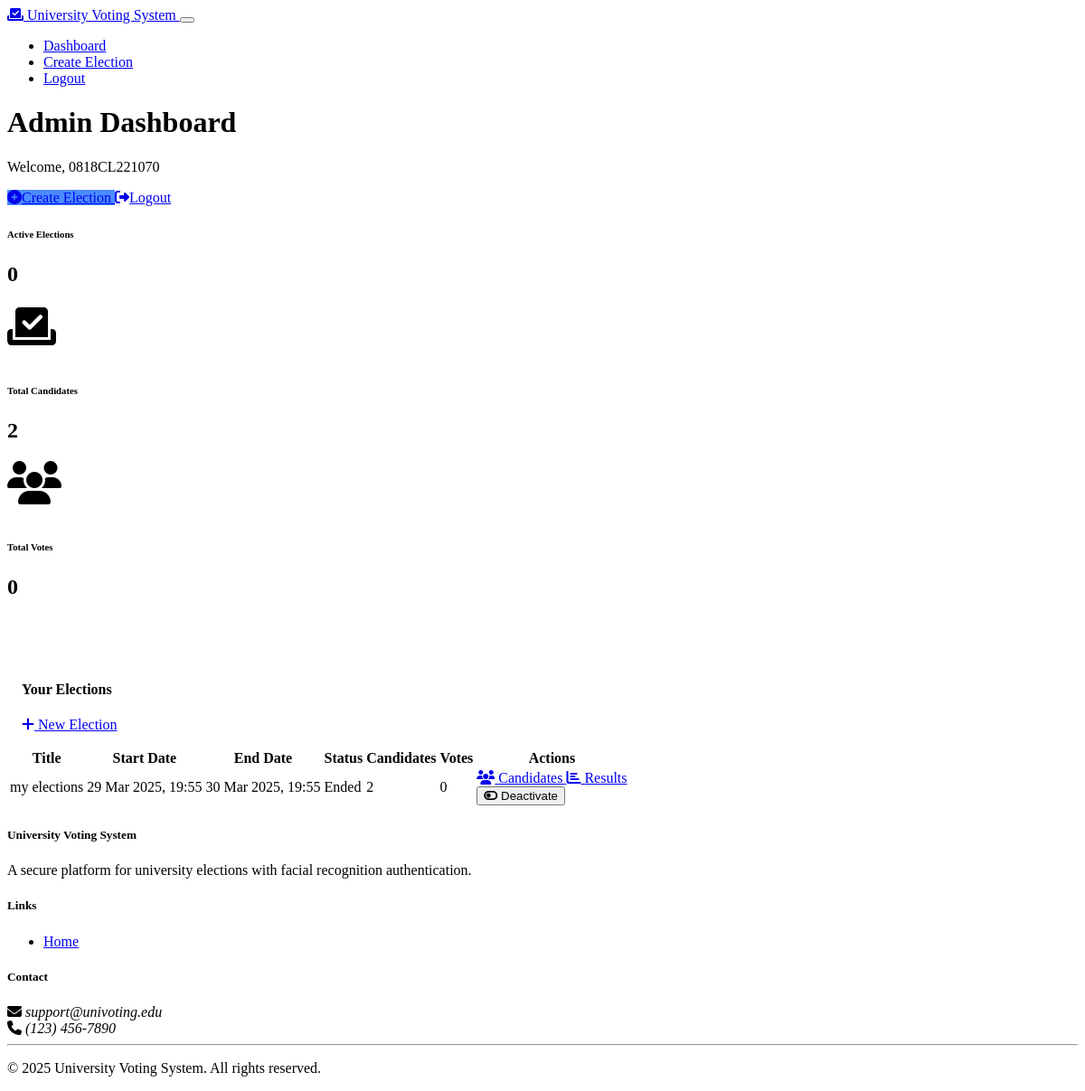
/admin/dashboard (signed in), run on an earlier commit of the app's database.
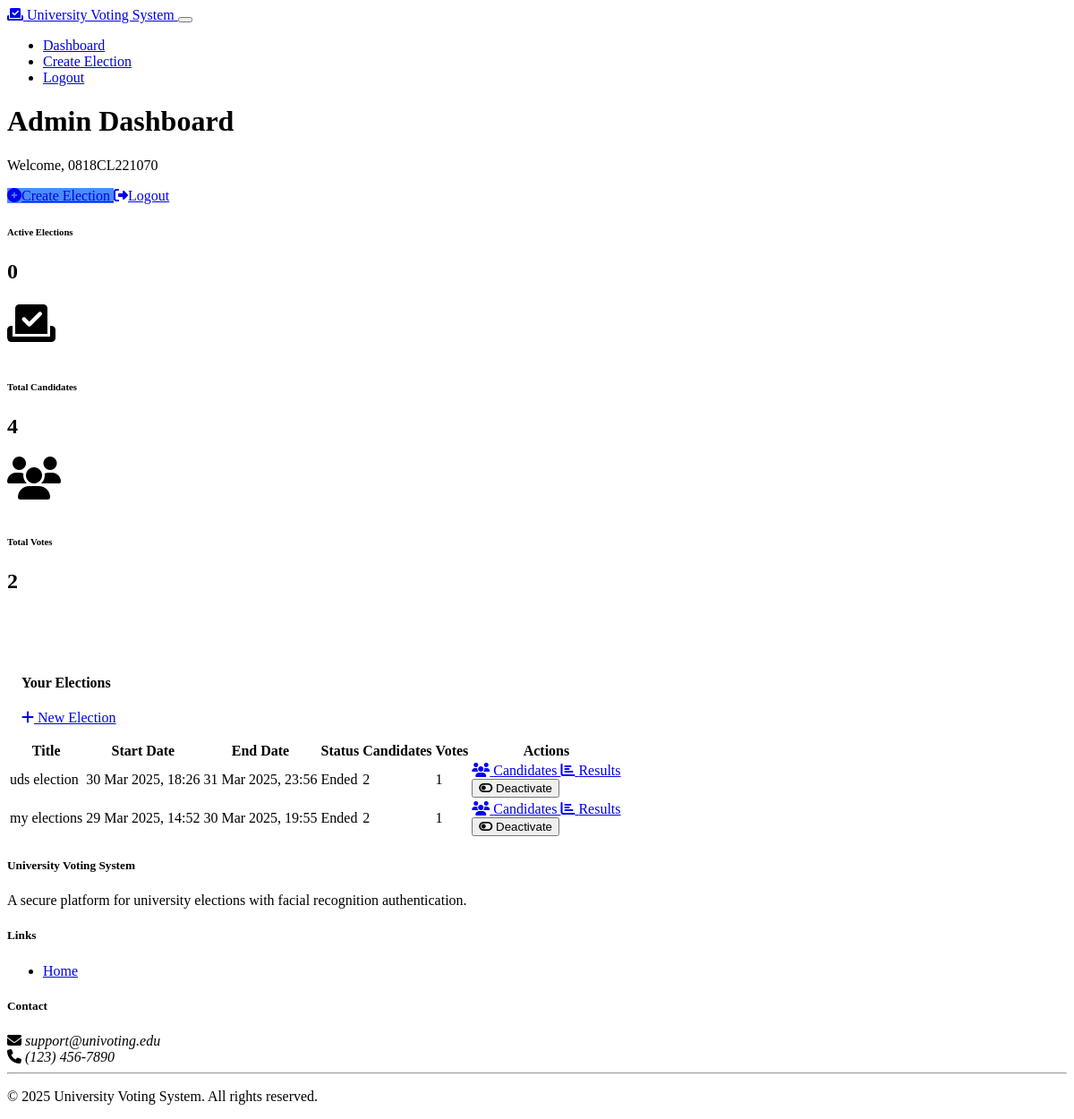
And on a later commit of the database.
### models.py (models this page shows, shortened)
class User(db.Model):
    id = db.Column(db.Integer, primary_key=True)
    enrollment_id = db.Column(db.String(50), unique=True, nullable=False)
    email = db.Column(db.String(120), unique=True, nullable=False)
    password_hash = db.Column(db.String(256), nullable=False)
    role = db.Column(db.String(20), nullable=False, default='voter')
    is_verified = db.Column(db.Boolean, default=False)
    face_encoding = db.Column(db.Text, nullable=True)
    created_at = db.Column(db.DateTime, default=datetime.datetime.utcnow)
    votes = db.relationship('Vote', backref='voter', lazy=True)
    def is_admin(self):
        return self.role == 'admin'

class Election(db.Model):
    id = db.Column(db.Integer, primary_key=True)
    title = db.Column(db.String(100), nullable=False)
    description = db.Column(db.Text, nullable=True)
    start_date = db.Column(db.DateTime, nullable=False)
    end_date = db.Column(db.DateTime, nullable=False)
    is_active = db.Column(db.Boolean, default=False)
    created_by = db.Column(db.Integer, db.ForeignKey('user.id'), nullable=False)
    created_at = db.Column(db.DateTime, default=datetime.datetime.utcnow)
    candidates = db.relationship('Candidate', backref='election', lazy=True, cascade="all, delete-orphan")
    votes = db.relationship('Vote', backref='election', lazy=True, cascade="all, delete-orphan")
    admin = db.relationship('User', backref='created_elections')

### routes.py (the view)
@app.route('/admin/dashboard')
def admin_dashboard():
    if not is_logged_in():
        flash('Please login to access this page', 'warning')
        return redirect(url_for('admin_login'))
    user_id = session.get('user_id')
    user = User.query.get(user_id)
    if not user.is_admin():
        flash('You do not have permission to access this page', 'danger')
        return redirect(url_for('voter_dashboard'))
    now = datetime.datetime.utcnow()
    elections = Election.query.filter_by(created_by=user_id).order_by(Election.created_at.desc()).all()
    active_count = sum(1 for e in elections if e.is_active and e.end_date >= now)
    total_candidates = Candidate.query.join(Election).filter(Election.created_by == user_id).count()
    total_votes = Vote.query.join(Election).filter(Election.created_by == user_id).count()
    return render_template('admin_dashboard.html',
                          user=user,
                          elections=elections,
                          active_count=active_count,
                          total_candidates=total_candidates,
                          total_votes=total_votes,
                          now=now)

### routes.py (called while the page is built)
def is_logged_in():
    return 'user_id' in session

### templates/admin_dashboard.html (shortened to what this page needs)
{% extends 'base.html' %}
{% block content %}
<div class="container py-4">
    <div class="row mb-4">
        <div class="col-md-8">
            <h1 class="mb-0">Admin Dashboard</h1>
            <p class="lead">Welcome, {{ user.enrollment_id }}</p>
        </div>
        <div class="col-md-4 text-md-end d-flex align-items-center justify-content-md-end">
            <a href="{{ url_for('create_election') }}" class="btn btn-primary me-2">
                <i class="fas fa-plus-circle me-2"></i>Create Election
            </a>
            <a href="{{ url_for('logout') }}" class="btn btn-outline-danger">
                <i class="fas fa-sign-out-alt me-2"></i>Logout
            </a>
        </div>
    </div>
    <div class="row mb-4">
        <div class="col-md-4">
            <div class="card bg-primary text-white h-100">
                <div class="card-body">
                    <div class="d-flex justify-content-between align-items-center">
                        <div>
                            <h6 class="text-uppercase">Active Elections</h6>
                            <h2 class="mb-0">{{ active_count }}</h2>
                        </div>
                        <i class="fas fa-vote-yea fa-3x opacity-50"></i>
                    </div>
                </div>
            </div>
        </div>
        <div class="col-md-4">
            <div class="card bg-success text-white h-100">
                <div class="card-body">
                    <div class="d-flex justify-content-between align-items-center">
                        <div>
                            <h6 class="text-uppercase">Total Candidates</h6>
                            <h2 class="mb-0">{{ total_candidates }}</h2>
                        </div>
                        <i class="fas fa-users fa-3x opacity-50"></i>
                    </div>
                </div>
            </div>
        </div>
        <div class="col-md-4">
            <div class="card bg-info text-white h-100">
                <div class="card-body">
                    <div class="d-flex justify-content-between align-items-center">
                        <div>
                            <h6 class="text-uppercase">Total Votes</h6>
                            <h2 class="mb-0">{{ total_votes }}</h2>
                        </div>
                    </div>
                </div>
            </div>
        </div>
    </div>
    <div class="card shadow">
        <div class="card-header bg-primary text-white d-flex justify-content-between align-items-center">
            <h4 class="mb-0">Your Elections</h4>
            <a href="{{ url_for('create_election') }}" class="btn btn-light btn-sm">
                <i class="fas fa-plus me-1"></i> New Election
            </a>
        </div>
        <div class="card-body">
            {% if elections %}
                <div class="table-responsive">
                    <table class="table table-hover">
                        <thead>
                            <tr>
                                <th>Title</th>
                                <th>Start Date</th>
                                <th>End Date</th>
                                <th>Status</th>
                                <th>Candidates</th>
                                <th>Votes</th>
                                <th>Actions</th>
                            </tr>
                        </thead>
                        <tbody>
                            {% for election in elections %}
                                <tr>
                                    <td>{{ election.title }}</td>
                                    <td>{{ election.start_date.strftime('%d %b %Y, %H:%M') }}</td>
                                    <td>{{ election.end_date.strftime('%d %b %Y, %H:%M') }}</td>
                                    <td>
                                        {% if election.is_active and election.start_date <= now and election.end_date >= now %}
                                            <span class="badge bg-success">Active</span>
                                        {% elif election.is_active and election.start_date > now %}
                                            <span class="badge bg-info">Upcoming</span>
                                        {% elif election.is_active and election.end_date < now %}
                                            <span class="badge bg-secondary">Ended</span>
                                        {% else %}
                                            <span class="badge bg-danger">Inactive</span>
                                        {% endif %}
                                    </td>
                                    <td>{{ election.candidates|length }}</td>
                                    <td>{{ election.votes|length }}</td>
                                    <td>
                                        <div class="btn-group">
                                            <a href="{{ url_for('manage_candidates', election_id=election.id) }}" class="btn btn-sm btn-outline-primary">
                                                <i class="fas fa-users me-1"></i> Candidates
                                            </a>
                                            <a href="{{ url_for('view_results', election_id=election.id) }}" class="btn btn-sm btn-outline-success">
                                                <i class="fas fa-chart-bar me-1"></i> Results
                                            </a>
                                            <form method="POST" action="{{ url_for('toggle_election', election_id=election.id) }}" class="d-inline">
                                                <button type="submit" class="btn btn-sm btn-outline-{{ 'danger' if election.is_active else 'success' }}">
                                                    <i class="fas fa-{{ 'toggle-off' if election.is_active else 'toggle-on' }} me-1"></i>
                                                    {{ 'Deactivate' if election.is_active else 'Activate' }}
                                                </button>
                                            </form>
                                        </div>
                                    </td>
                                </tr>
                            {% endfor %}
                        </tbody>
                    </table>
                </div>
            {% endif %}
        </div>
    </div>
</div>
{% endblock %}

### templates/base.html (shortened to what this page needs)
<!DOCTYPE html>
<html lang="en" data-bs-theme="dark">
<head>
    <link href="https://cdn.replit.com/agent/bootstrap-agent-dark-theme.min.css" rel="stylesheet">
    <link rel="stylesheet" href="https://cdnjs.cloudflare.com/ajax/libs/font-awesome/6.4.0/css/all.min.css">
    <link rel="stylesheet" href="{{ url_for('static', filename='css/custom.css') }}">
</head>
<body class="d-flex flex-column min-vh-100">
    <nav class="navbar navbar-expand-lg navbar-dark bg-dark">
        <div class="container">
            <a class="navbar-brand" href="{{ url_for('index') }}">
                <i class="fas fa-vote-yea me-2"></i>
                University Voting System
            </a>
            <button class="navbar-toggler" type="button" data-bs-toggle="collapse" data-bs-target="#navbarNav">
            </button>
            <div class="collapse navbar-collapse" id="navbarNav">
                <ul class="navbar-nav ms-auto">
                    {% if session.get('user_id') %}
                        {% set user = user or None %}
                        {% if user and user.is_admin() %}
                            <li class="nav-item">
                                <a class="nav-link" href="{{ url_for('admin_dashboard') }}">Dashboard</a>
                            </li>
                            <li class="nav-item">
                                <a class="nav-link" href="{{ url_for('create_election') }}">Create Election</a>
                            </li>
                        {% else %}
                            <li class="nav-item">
                                <a class="nav-link" href="{{ url_for('voter_dashboard') }}">Dashboard</a>
                            </li>
                        {% endif %}
                        <li class="nav-item">
                            <a class="nav-link" href="{{ url_for('logout') }}">Logout</a>
                        </li>
                    {% endif %}
                </ul>
            </div>
        </div>
    </nav>
    <main class="container my-4 flex-grow-1">
        {% block content %}{% endblock %}
    </main>
    <footer class="bg-dark text-white py-4 mt-5">
        <div class="container">
            <div class="row">
                <div class="col-md-6">
                    <h5>University Voting System</h5>
                    <p>A secure platform for university elections with facial recognition authentication.</p>
                </div>
                <div class="col-md-3">
                    <h5>Links</h5>
                    <ul class="list-unstyled">
                        <li><a href="{{ url_for('index') }}" class="text-decoration-none text-light">Home</a></li>
                    </ul>
                </div>
                <div class="col-md-3">
                    <h5>Contact</h5>
                    <address class="mb-0">
                        <i class="fas fa-envelope me-2"></i> support@univoting.edu<br>
                        <i class="fas fa-phone me-2"></i> (123) 456-7890
                    </address>
                </div>
            </div>
            <hr>
            <div class="text-center">
                <p class="mb-0">&copy; {{ now.year if now else 2023 }} University Voting System. All rights reserved.</p>
            </div>
        </div>
    </footer>
</body>
</html>

### static/css/custom.css (style rules this page uses)
.bg-dark { background-color: var(--bs-gray-900) !important; }
.card { margin-bottom: 1rem; border-radius: 0.5rem; overflow: hidden; }
.card-header { padding: 1rem; }
.btn-primary { background-color: #4a8cff; border-color: #4a8cff; }
.card.bg-primary, .card.bg-success, .card.bg-info { border: none; border-radius: 0.5rem; overflow: hidden; }

What changed in the data, as far as the page shows it:
added Election: title "uds election", start_date "30 Mar 2025, 18:26", end_date "31 Mar 2025, 23:56", shows "Ended", candidates|length "2", votes|length "1", is_active "Deactivate"
changed Election "my elections": start_date "29 Mar 2025, 19:55" → "29 Mar 2025, 14:52"; votes|length "0" → "1"
Also different on the page:
{{ total_candidates }}: "2" → "4"
{{ total_votes }}: "0" → "2"
